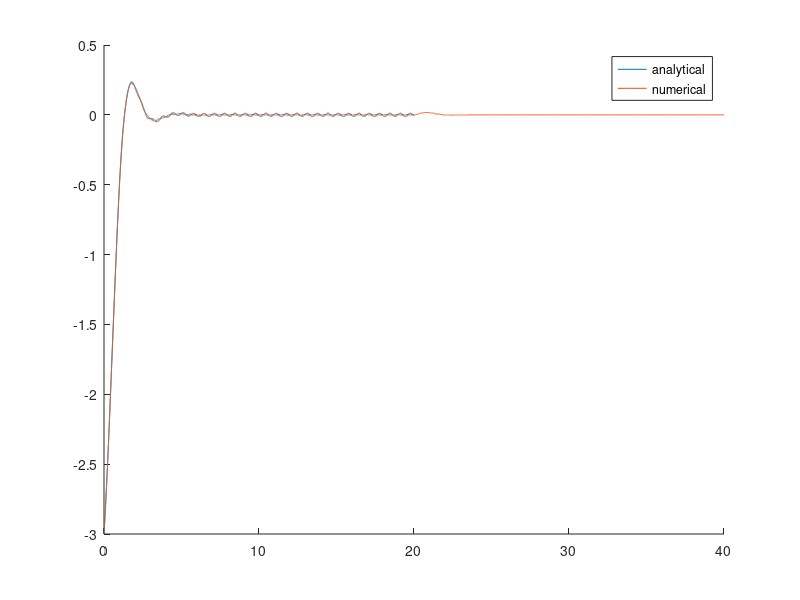

Recreate this plot in MATLAB. (Note: this script raises an error after producing the figure.)
clear all
close all
clc


t = 0:.001:20;

f1 = [0,1,2,3,2,1];
f2 = [-2,-2,-2,-2,-2,-2,-2];
f3 = [1,-1,1,-1];
f4 = [0,0,0,-3,-3];

sol1 = conv(f1, f1);
sol2 = conv(f1, f2);
sol3 = conv(f1, f3);
sol4 = conv(f2, f3);
sol5 = conv(f1, f4);


hold on
%load convolution_1
%plot(convolution_1(:,1),convolution_1(:,2))
%load convolution_2
%plot(convolution_2(:,1),convolution_2(:,2))
%load convolution_3
%plot(convolution_3(:,1),convolution_3(:,2))
%load convolution_4
%plot(convolution_4(:,1),convolution_4(:,2))
%load convolution_5
%plot(convolution_5(:,1),convolution_5(:,2))
%plot(sol1);
%plot(sol2);
%plot(sol3);
%plot(sol4);
%plot(sol5);

a1 = 2.604;
a2 = 1.198;
b = 2.096;

h = -.3339 * exp(2.6038*-t) + .4202 * exp(-1.1981*t) .* cos(2.0787*t - deg2rad(-37.386));
f = sin(3 * pi * t);
yzs = .0112*cos(9.425 * t + 2.05) - .0329 .* exp(-2.604 * t) + .046 .* exp(-1.198 * t) .* cos(2.067 * t + .59);
yzi = -1.8356*exp(-a1 * t) - 1.1644*exp(-a2 * t) .* cos(b * t) - 1.9918*exp(-a2 * t) .* sin(b * t);

ytotal = yzs + yzi;

%plot(t,h);
%plot(t,f);
%plot(t,yzi);
%load approximation
%plot(approximation(:,1),approximation(:,2));
%plot(t,yzs);
plot(t,ytotal);
%legend('zero input', 'zero state', 'total solution');
load convolution_result.txt
plot(convolution_result(:,1),convolution_result(:,2))
%sol6 = .001 * conv(h,f);
%plot(sol6);

%legend('analytical');
%legend('matlab', 'analytical');
legend( 'analytical', 'numerical');

% Open a text file for writing
fileID = fopen('output.txt', 'w');

% Print each pair of (t, f(t)) to the file
for i = 1:length(t)
    fprintf(fileID, '%.6f\n', f(i));
end

% Close the file
fclose(fileID);

% Open a text file for writing
fileID = fopen('output2.txt', 'w');

% Print each pair of (t, f(t)) to the file
for i = 1:length(t)
    fprintf(fileID, '%.6f\n', h(i));
end

% Close the file
fclose(fileID);

hold off
ax = gca;
ax.Clipping = 'off';
